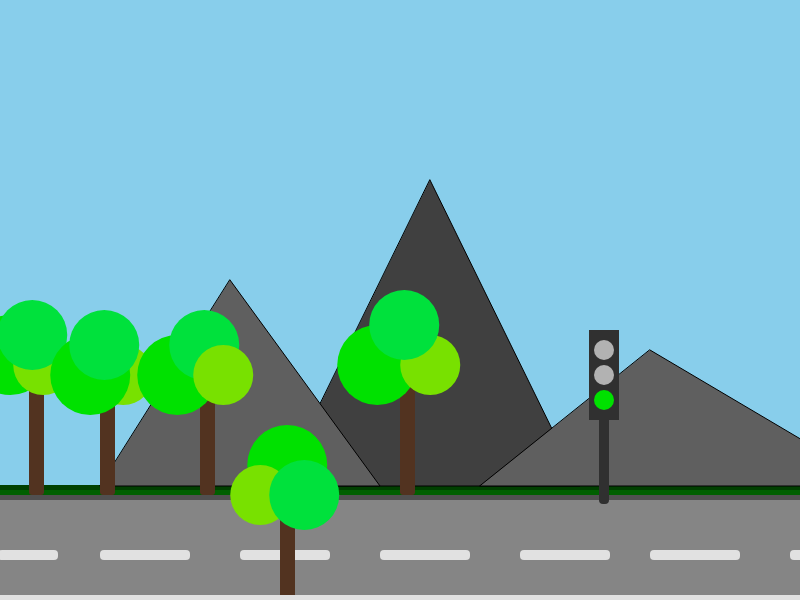
Frame 1 (no input)
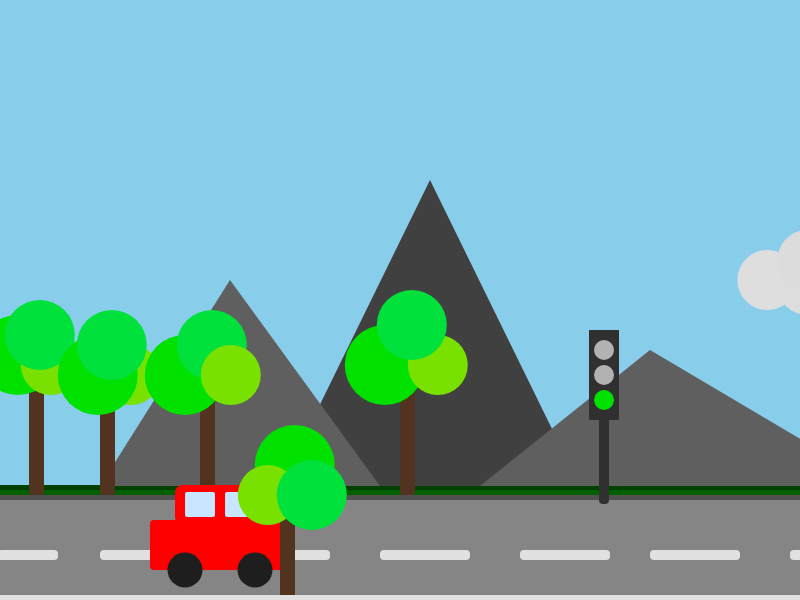
Frame 60 (no input)
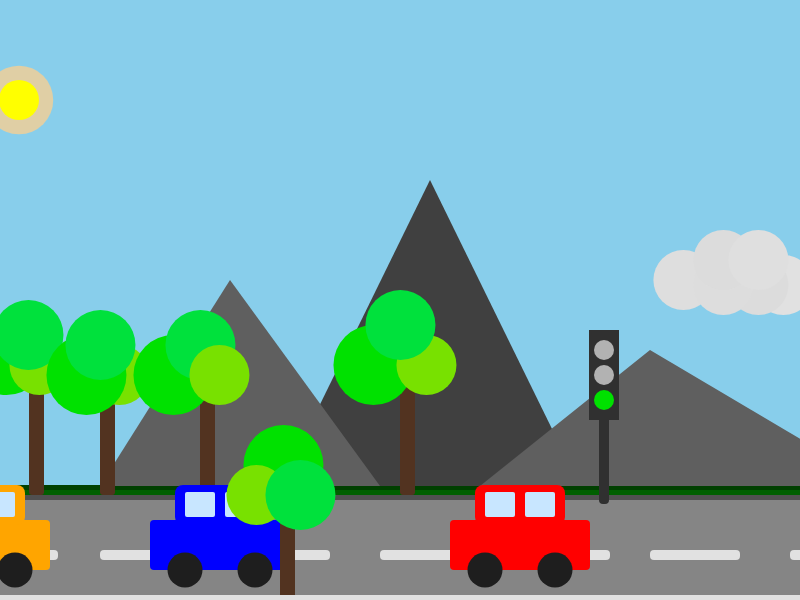
Frame 120 (the mouse pressed at the canvas centre since frame 60)

The p5.js sketch that drew these frames (run headless with seeded random() and noise() and a simulated clock; from frame 60 on, the mouse is pressed at the canvas centre):

// p5.js sketch
// ── sketch.js
// ==========================================
// GLOBALE VARIABELEN
// ==========================================

// Positie en effecten van de zon
let sunX = -100;
let sunRatio1 = 50;
let sunRatio2 = 50;
let sunSpeedRatio1 = 0.5;
let sunSpeedRatio2 = -0.5;

// Variabelen voor de beweging van de boombladeren (windeffect)
let treeLeaves1 = 0;
let treeLeaves2 = 0;
let treeLeaves3 = 0;

// Status van het verkeerslicht: 0 = Uit, 1 = Groen, 2 = Oranje, 3 = Rood
let trafficLightState = 1;

// 3 onafhankelijke auto-objecten met verschillende startposities
// Hierdoor starten ze niet tegelijkertijd op dezelfde plek (timing).
let redCar = { x: -150, baseSpeed: 5, currentSpeed: 5, color: "red" };
let slowCar = { x: -450, baseSpeed: 3, currentSpeed: 3, color: "orange" };
let fastCar = { x: -750, baseSpeed: 7.5, currentSpeed: 7.5, color: "blue" };

// Ik wilde alles in één complete wolk onderbrengen, zodat ik die zo vaak kan aanroepen als ik wil.
let startWolk2 = 700;
let startWolk3 = 800;
let startWolk1 = 500;
let wolk1 = () => {
  fill(222); circle(350 + startWolk1, 200+80, 60);
  fill(225); circle(450 + startWolk1, 205+80, 60);
  fill(220); circle(425 + startWolk1, 205+80, 60);
  fill(221); circle(390 + startWolk1, 205+80, 60);
  fill(220); circle(390 + startWolk1, 180+80, 60);
  fill(223); circle(425 + startWolk1, 180+80, 60);
};
let wolk2 = () => {
  fill(222); circle(350 + startWolk2, 200, 60);
  fill(225); circle(450 + startWolk2, 205, 60);
  fill(220); circle(425 + startWolk2, 205, 60);
  fill(221); circle(390 + startWolk2, 205, 60);
  fill(220); circle(390 + startWolk2, 180, 60);
  fill(223); circle(425 + startWolk2, 180, 60);
};
let wolk3 = () => {
  fill(222); circle(350 + startWolk3, 200+40, 60);
  fill(225); circle(450 + startWolk3, 205+40, 60);
  fill(220); circle(425 + startWolk3, 205+40, 60);
  fill(221); circle(390 + startWolk3, 205+40, 60);
  fill(220); circle(390 + startWolk3, 180+40, 60);
  fill(223); circle(425 + startWolk3, 180+40, 60);
};

function setup() {
  createCanvas(800, 600);
}

function draw() {
  background(225);

  // ==========================================
  // LUCHT EN WEG
  // ==========================================
  push();
  noStroke();

  // Blauwe lucht
  fill(136, 206, 235);
  rect(0, 0, 800, 500);

  // Grijze weg
  fill(133, 133, 133);
  rect(0, 500, 800, 100);

  // Decoratielijnen op de weg
  fill(80, 80, 80);    rect(0, 495, 800, 5); // Lijn 1
  fill(225, 225, 225); rect(0, 595, 800, 5); // Lijn 2 (onderkant)
  fill(0, 95, 0);      rect(0, 490, 800, 5); // Lijn 3
  fill(0, 64, 0);      rect(0, 485, 800, 5); // Lijn 4

  // Onderbroken witte lijnen in het midden van de weg
  fill(225, 225, 225);
  rect(-2, 550, 60, 10, 4);
  rect(100, 550, 90, 10, 4);
  rect(240, 550, 90, 10, 4);
  rect(380, 550, 90, 10, 4);
  rect(520, 550, 90, 10, 4);
  rect(650, 550, 90, 10, 4);
  rect(790, 550, 90, 10, 4);
  pop();

  // ==========================================
  // BERGEN
  // ==========================================
  push();
  fill(64, 64, 64); triangle(280, 486, 580, 486, 430, 180);
  fill(95, 95, 95); triangle(480, 486, 880, 486, 650, 350);
  fill(95, 95, 95); triangle(100, 486, 380, 486, 230, 280);
  pop();

  // ==========================================
  // VERKEERSLICHT
  // ==========================================
  push();
  fill(48, 48, 48);
  noStroke();
  rect(599, 414, 10, 90, 4);
  rect(589, 330, 30, 90);

  // Groen licht (Status 1)
  if (trafficLightState === 1) { fill(0, 225, 0); circle(604, 400, 20); }
  else { fill(178, 178, 178); circle(604, 400, 20); }

  // Oranje licht (Status 2)
  if (trafficLightState === 2) { fill("yellow"); circle(604, 375, 20); }
  else { fill(178, 178, 178); circle(604, 375, 20); }

  // Rood licht (Status 3)
  if (trafficLightState === 3) { fill('red'); circle(604, 350, 20); }
  else { fill(178, 178, 178); circle(604, 350, 20); }
  pop();

  // ==========================================
  // WIND ANIMATIE VOOR DE BLADEREN
  // ==========================================
  let speedLeaves = 0.03;
  let leafWidth = 8;
  let swaying = sin(frameCount * speedLeaves) * leafWidth;

  treeLeaves1 = swaying;
  treeLeaves2 = swaying + 3;
  treeLeaves3 = swaying - 3;

  // ==========================================
  // BOMEN OP DE ACHTERGROND
  // ==========================================
  push();
  noStroke();

  // Boomstammen op de achtergrond
  fill(82, 51, 32);
  rect(29, 365, 15, 130, 3);
  rect(100, 375, 15, 120, 3);
  rect(200, 375, 15, 120, 3);
  rect(400, 365, 15, 130, 3);

  // Bladeren van boom 1
  fill(0, 225, 0);   circle(10 + treeLeaves1, 355, 80);
  fill(120, 225, 0); circle(40 + treeLeaves2, 365, 60);
  fill(0, 225, 60);  circle(35 + treeLeaves3, 335, 70);

  // Bladeren van boom 2
  fill(120, 225, 0); circle(120 + treeLeaves2, 375, 60);
  fill(0, 225, 0);   circle(90 + treeLeaves1, 375, 80);
  fill(0, 225, 60);  circle(107 + treeLeaves3, 345, 70);

  // Bladeren van boom 3
  fill(0, 225, 0);   circle(177 + treeLeaves1, 375, 80);
  fill(0, 225, 60);  circle(207 + treeLeaves3, 345, 70);
  fill(120, 225, 0); circle(220 + treeLeaves2, 375, 60);

  // Bladeren van boom 4
  fill(0, 225, 0);   circle(377 + treeLeaves1, 365, 80);
  fill(120, 225, 0); circle(427 + treeLeaves2, 365, 60);
  fill(0, 225, 60);  circle(407 + treeLeaves3, 325, 70);
  pop();

  // ========================================== //
  // Wolken //
  // ========================================== //
  push();
  noStroke();

  // Wolken 1 
  wolk1();
  startWolk1 -=1.4; 
  if (startWolk1 < -500) { startWolk1 = 500};

  // Wolken 2 
  wolk2();
  startWolk2 -=1.2; 
  if (startWolk2 < -500) { startWolk2 = 700};

  // Wolken 3 
  wolk3();
  startWolk3 -=1; 
  if (startWolk3 < -500) { startWolk3 = 800};
  pop();

  // ==========================================
  // LOGICA EN VERWERKING VAN DE AUTO'S
  // ==========================================
  // Snelheid en beweging berekenen voor elke individuele auto
  updateCarProperties(redCar);
  updateCarProperties(slowCar);
  updateCarProperties(fastCar);

  // Elke auto tekenen met zijn eigen unieke eigenschappen
  drawCar(redCar);
  drawCar(slowCar);
  drawCar(fastCar);

  // ==========================================
  // ANIMATIE VAN DE ZON
  // ==========================================
  push();
  noStroke();
  fill(224, 180, 71);  circle(sunX, 100, sunRatio1);
  fill(224, 207, 165); circle(sunX, 100, sunRatio2);
  fill(255, 255, 0);   circle(sunX, 100, 40);

  sunRatio1 = sunRatio1 + sunSpeedRatio1;
  sunRatio2 = sunRatio2 + sunSpeedRatio2;

  if (sunRatio1 > 80 || sunRatio1 < 40) { sunSpeedRatio1 = sunSpeedRatio1 * -1; }
  if (sunRatio2 > 70 || sunRatio2 < 30) { sunSpeedRatio2 = sunSpeedRatio2 * -1; }

  sunX = sunX + 1;
  if (sunX > 900) { sunX = -100; }
  pop();

  // ==========================================
  // BOOM OP DE VOORGROND
  // ==========================================
  fill(82, 51, 32);
  noStroke();
  rect(280, 515, 15, 80);
  fill(0, 225, 0);   circle(287 + treeLeaves1, 465, 80);
  fill(120, 225, 0); circle(257 + treeLeaves2, 495, 60);
  fill(0, 225, 60);  circle(307 + treeLeaves3, 495, 70);
}

// ==========================================
// ONDERSTEUNENDE FUNCTIES
// ==========================================

// Deze functie berekent de snelheid van de auto op basis van het verkeerslicht
function updateCarProperties(car) {
  // Zonegrens: auto's reageren alleen op het stoplicht als ze er vlak voor staan (tussen x=300 en x=530)
  if (car.x < 530 && car.x > 300) {
    if (trafficLightState === 3) {
      car.currentSpeed = 0;
    } else if (trafficLightState === 2) {
      car.currentSpeed = car.baseSpeed * 0.30;
    } else {
      car.currentSpeed = car.baseSpeed;
    }
  } else {
    // Als ze het stoplicht al voorbij zijn of er nog niet zijn, rijden ze met normale snelheid
    car.currentSpeed = car.baseSpeed;
  }

  // Verplaats de auto door de huidige snelheid op te tellen bij de X-positie
  car.x += car.currentSpeed;

  // Als de auto volledig van het scherm is aan de rechterkant, reset naar de linkerkant
  if (car.x > 850) {
    car.x = -200;
  }
}

// Eén herbruikbare functie om elke autostructuur dynamisch te tekenen
function drawCar(car) {
  push();
  noStroke();
  fill(car.color);
  rect(car.x, 520, 140, 50, 4);
  rect(car.x + 25, 485, 90, 40, 8);

  // Ramen
  fill(200, 230, 255);
  rect(car.x + 35, 492, 30, 25, 2);
  rect(car.x + 75, 492, 30, 25, 2);

  // Wielen
  fill(30);
  circle(35 + car.x, 570, 35);
  circle(105 + car.x, 570, 35);
  pop();
}

// Interactieve bediening van het verkeerslicht bij het indrukken van de ENTER-toets
function keyPressed() {
  if (keyCode === 13) {
    trafficLightState++;
  }
  if (trafficLightState > 3) {
    trafficLightState = 1;
  }
}
